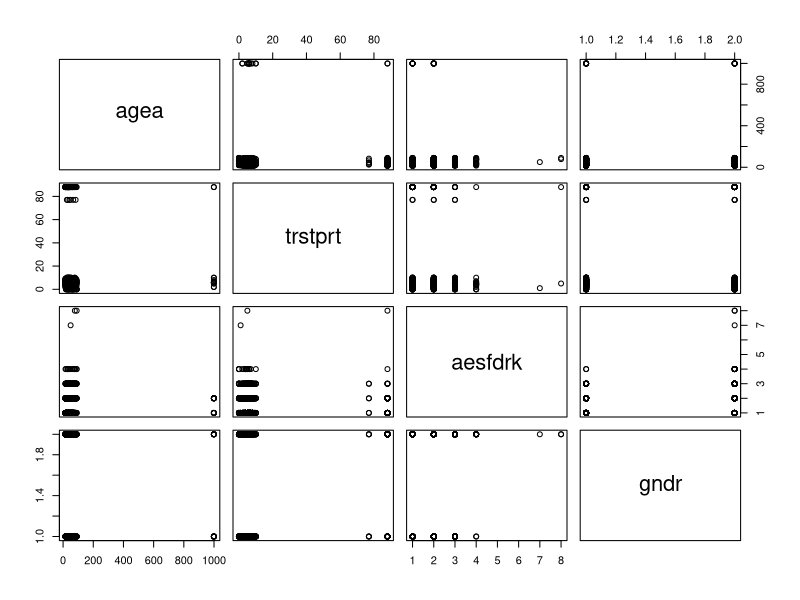
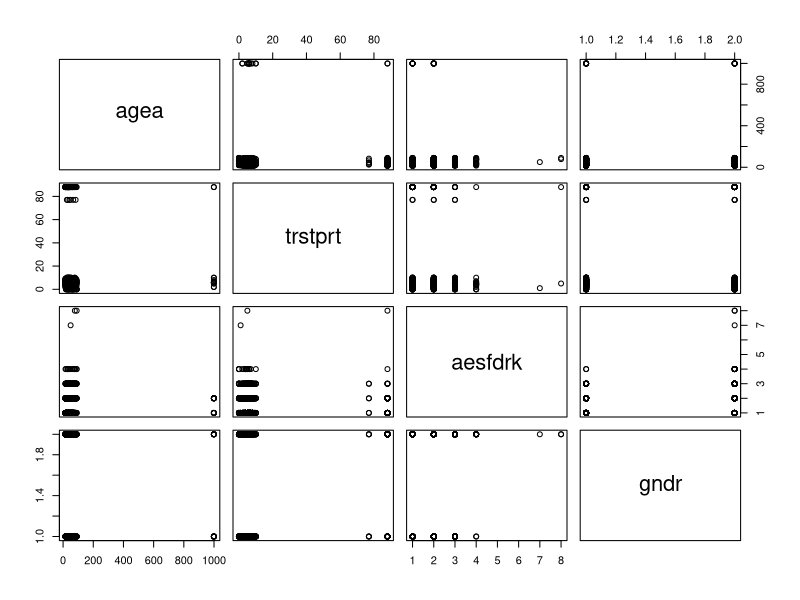
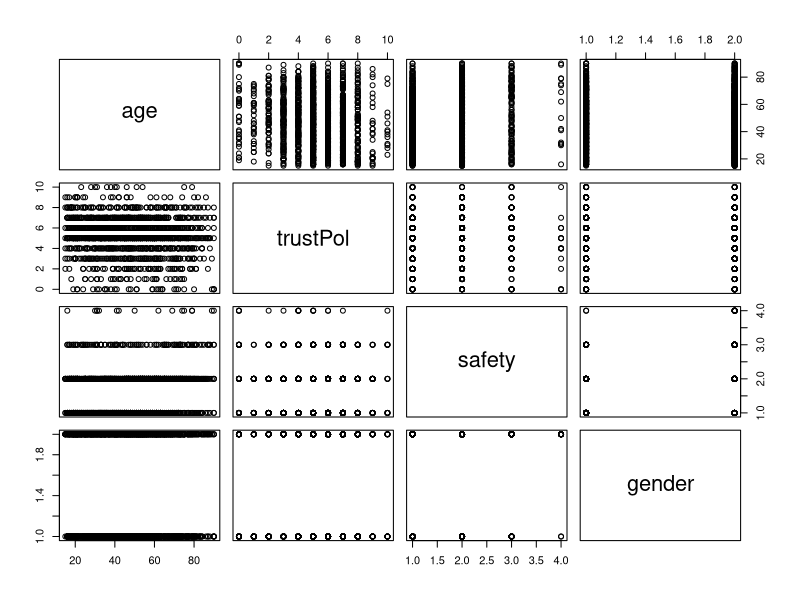

Write the R code that produced these figures, in order.
library(tidyverse)

theme_set(theme_minimal()) # set default theme for the session

# load ESS data: (similar examples as for the dplyr tutorial)
ESS9_CH <- read.csv("ESSData/ESS9_CH.csv") # replace with relevant dataset for your project

# select columns 
ESS9_CH_proj <- ESS9_CH %>% 
  select(agea, trstprt, aesfdrk, gndr) #  trstprt - Trust in political parties --  aesfdrk - Feeling of safety of walking alone in local area after dark 

ESS9_CH_proj %>% plot()

plot(ESS9_CH_proj)

# rename columns
ESS9_CH_proj <- ESS9_CH_proj %>% 
  rename(age = agea,
         trustPol = trstprt,
         safety = aesfdrk,
         gender = gndr) # 

ESS9_CH_filt <- ESS9_CH_proj %>% 
  filter(trustPol <= 10) %>% 
  filter(age < 100) %>% 
  filter(safety <= 4) %>% 
  filter(gender < 9) # check how each variable is operationalized

plot(ESS9_CH_filt)

# here, I would do more descriptives between your variables of interest, but here are examples of linear models in R:

lm(safety~trustPol, data = ESS9_CH_filt) # doesn't give you much information

lm(safety~trustPol, data = ESS9_CH_filt) %>% summary() # is what you're expected to know how to interpret
# check in the codebook how the safety variable is operationalized (less is actually more safe)

# we find that safety should probably reversed to help with interpretation
ESS9_CH_filt <- ESS9_CH_filt %>% 
  mutate(safety = -safety)

lm1 <- lm(safety~trustPol, data = ESS9_CH_filt) # another way of getting the summary (this time we store a variable lm1)
summary(lm1)

# plot(lm1) # need to press enter multiple times to show different plots

lmAge <- lm(safety~age, data = ESS9_CH_filt)
summary(lmAge)

# plot(lmAge) # need to press enter multiple times to show different plots

lmGender<- lm(safety~gender, data = ESS9_CH_filt)
summary(lmGender) # how to interpret the output for gender? -> check codebook for operationalization

lmComplex<- lm(safety~age+gender+trustPol, data = ESS9_CH_filt)
summary(lmComplex) #

## predicted probabilities:

# library(emmeans) to delete, not really what I want
# 
# emm <- emmeans(lmComplex, ~ age, at = list(age = seq(20, 80, by = 10)))
# plot(emm)
# 
# emm <- emmeans(
#   lmComplex,
#   ~ age,
#   at = list(
#     age = seq(20, 80, by = 10),
#     gender = 1,
#     trustPol = mean(ESS9_CH_filt$trustPol)
#   )
# )
# 
# plot(emm)
# 
# emFemale <- emmeans(
#   lmComplex,
#   ~ age,
#   at = list(
#     age = seq(20, 80, by = 10),
#     gender = 2,
#     trustPol = mean(ESS9_CH_filt$trustPol)
#   )
# )
# 
# plot(emFemale)

# now we do the same with an interaction between age and gender:

lmInteraction <- lm(safety~age*gender+trustPol, data = ESS9_CH_filt) # star is the equivalent of both + and :
lmInteraction <- lm(safety~age+gender+age:gender+trustPol, data = ESS9_CH_filt)

summary(lmInteraction)

# predicted probabilities
